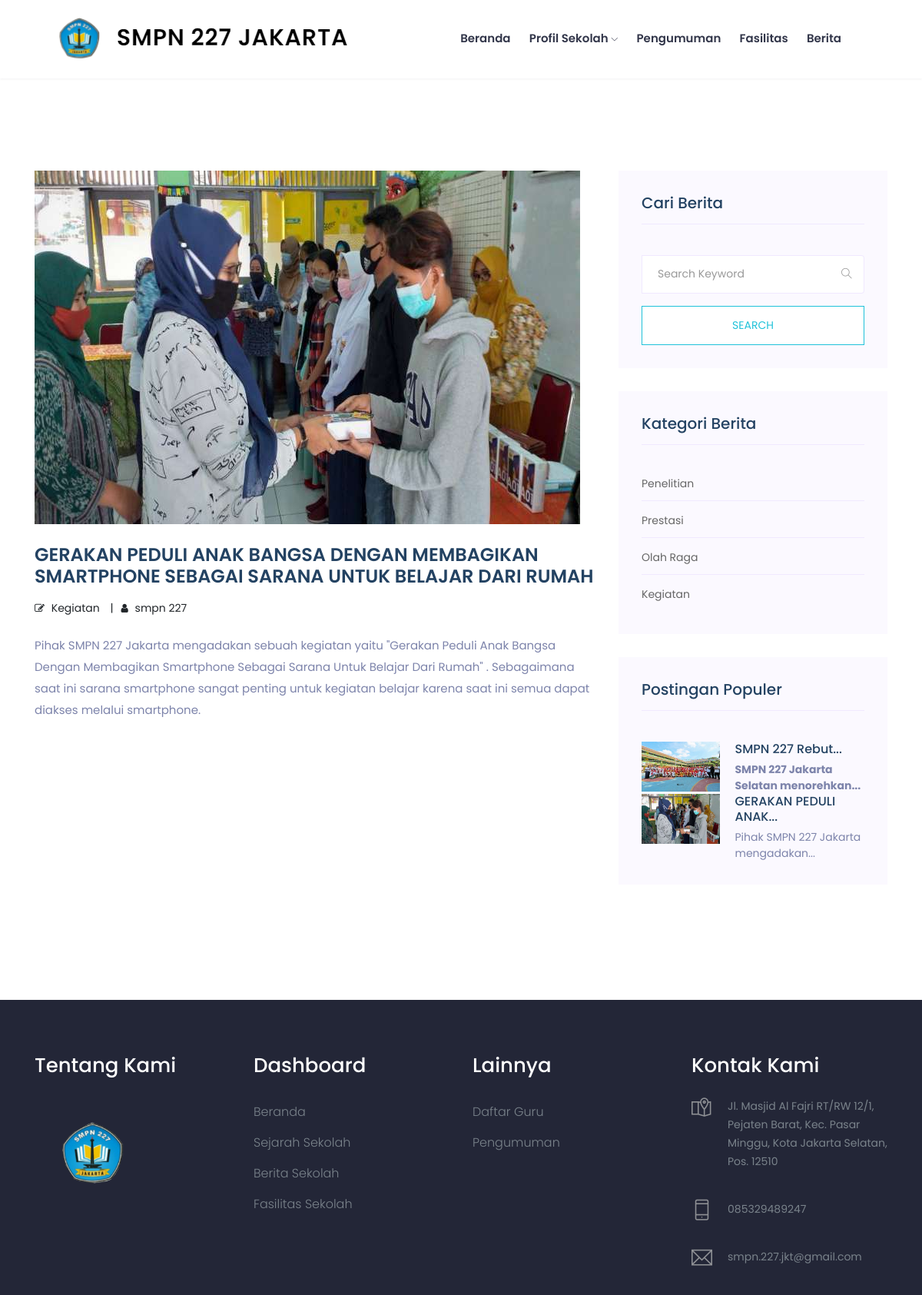
Page /artikel/gerakan-peduli-anak-bangsa-dengan-membagikan-smartphone-sebagai-sarana-untuk-belajar-dari-rumah on the committed database.
### tables this page shows
CREATE TABLE `tbl_tulisan` (
  `tulisan_id` int(11) NOT NULL,
  `tulisan_judul` varchar(100) DEFAULT NULL,
  `tulisan_isi` text DEFAULT NULL,
  `tulisan_tanggal` timestamp NULL DEFAULT current_timestamp(),
  `tulisan_kategori_id` int(11) DEFAULT NULL,
  `tulisan_kategori_nama` varchar(30) DEFAULT NULL,
  `tulisan_views` int(11) DEFAULT 0,
  `tulisan_gambar` varchar(40) DEFAULT NULL,
  `tulisan_pengguna_id` int(11) DEFAULT NULL,
  `tulisan_author` varchar(40) DEFAULT NULL,
  `tulisan_img_slider` int(2) NOT NULL DEFAULT 0,
  `tulisan_slug` varchar(200) DEFAULT NULL
);

CREATE TABLE `tbl_kategori` (
  `kategori_id` int(11) NOT NULL,
  `kategori_nama` varchar(30) DEFAULT NULL,
  `kategori_tanggal` timestamp NULL DEFAULT current_timestamp()
);

### application/controllers/Blog.php (called while the page is built, shortened)
<?php
class Blog extends CI_Controller{
	function __construct(){
		$this->load->model('m_tulisan');
		$this->load->model('m_pengunjung');
	}
	function detail($slugs){
		$slug=htmlspecialchars($slugs,ENT_QUOTES);
		$query = $this->db->get_where('tbl_tulisan', array('tulisan_slug' => $slug));
		if($query->num_rows() > 0){
			$b=$query->row_array();
			$kode=$b['tulisan_id'];
			$this->db->query("UPDATE tbl_tulisan SET tulisan_views=tulisan_views+1 WHERE tulisan_id='$kode'");
			$data=$this->m_tulisan->get_berita_by_kode($kode);
			$row=$data->row_array();
			$this->data['id']=$row['tulisan_id'];
			$this->data['title']=$row['tulisan_judul'];
			$this->data['image']=$row['tulisan_gambar'];
			$this->data['blog'] =$row['tulisan_isi'];
			$this->data['tanggal']=$row['tanggal'];
			$this->data['author']=$row['tulisan_author'];
			$this->data['kategori']=$row['tulisan_kategori_nama'];
			$this->data['slug']=$row['tulisan_slug'];
			$this->data['show_komentar']=$this->m_tulisan->show_komentar_by_tulisan_id($kode);
			$this->data['category']=$this->db->get('tbl_kategori');
			$this->data['populer']=$this->db->query("SELECT * FROM tbl_tulisan ORDER BY tulisan_views DESC LIMIT 5");
            $this->data['main_view']   = 'depan/v_blog_detail';
            $this->load->view('theme/template',$this->data);
		}else{
			redirect('artikel');
		}
	}
}

### index.php (called while the page is built, shortened)
<?php
require_once BASEPATH.'core/CodeIgniter.php';

### application/models/M_tulisan.php (called while the page is built, shortened)
<?php
class M_tulisan extends CI_Model{
	function get_berita_by_kode($kode){
		$hsl=$this->db->query("SELECT tbl_tulisan.*,DATE_FORMAT(tulisan_tanggal,'%d/%m/%Y') AS tanggal FROM tbl_tulisan where tulisan_id='$kode'");
		return $hsl;
	}
}

### application/views/depan/v_blog_detail.php (the view)
<?php
        function limit_words($string, $word_limit){
            $words = explode(" ",$string);
            return implode(" ",array_splice($words,0,$word_limit));
        }
    ?>
<section class="blog_area single-post-area section-padding">
      <div class="container">
         <div class="row">
            <div class="col-lg-8 posts-list">
               <div class="single-post">
                  <div class="feature-img">
                     <img class="img-fluid" src="<?php echo base_url().'assets/images/berita/'.$image?>" alt="<?php echo $title;?>">
                  </div>
                  <div class="blog_details">
                     <h2><?php echo $title;?>
                     </h2>
                     <ul class="blog-info-link mt-3 mb-4">
                        <li><i class="fa fa-pencil-square-o"></i> <?php echo $kategori;?></li>
                        <li><i class="fa fa-user"></i> <?php echo $author;?></li>
                     </ul>
                     <?php echo $blog;?>
                  </div>
               </div>
            </div>
            <div class="col-lg-4">
               <div class="blog_right_sidebar">
                  <aside class="single_sidebar_widget search_widget">
                            <h3 class="widget_title">Cari Berita</h3>
                            <form action="<?php echo site_url('blog/search');?>" method="get">
                                <div class="form-group">
                                    <div class="input-group mb-3">
                                        <input type="text" name="keyword" class="form-control" placeholder='Search Keyword'
                                            onfocus="this.placeholder = ''"
                                            onblur="this.placeholder = 'Search Keyword'" autocomplete="off" required>
                                        <div class="input-group-append">
                                            <button class="btn" type="submit"><i class="ti-search"></i></button>
                                        </div>
                                    </div>
                                </div>
                                <button class="button rounded-0 primary-bg text-white w-100 btn_1 boxed-btn"
                                    type="submit">Search</button>
                            </form>
                        </aside>
                  <aside class="single_sidebar_widget post_category_widget">
                            <h4 class="widget_title">Kategori Berita</h4>
                            <ul class="list cat-list">
                                <?php foreach ($category->result() as $row) : ?>
                      <li><a href="<?php echo site_url('blog/kategori/'.str_replace(" ","-",$row->kategori_nama));?>" class="d-flex"><?php echo $row->kategori_nama;?></a></li>
                    <?php endforeach;?>
                            </ul>
                        </aside>
                  <aside class="single_sidebar_widget popular_post_widget">
                            <h3 class="widget_title">Postingan Populer</h3>
                            <?php foreach ($populer->result() as $row) :?>
                            <div class="media post_item">
                                <img width="35%" class="img-fluid" src="<?php echo base_url().'assets/images/berita/'.$row->tulisan_gambar;?>" alt="post">
                                <div class="media-body">
                                    <a href="<?php echo site_url('artikel/'.$row->tulisan_slug);?>">
                                        <h3><?php echo limit_words($row->tulisan_judul,3).'...';?></h3>
                                    </a>
                                    <p><?php echo limit_words($row->tulisan_isi,5).'...';?></p>
                                </div>
                            </div>
                            <?php endforeach;?>
                        </aside>
               </div>
            </div>
         </div>
      </div>
   </section>

### rows in the picture
tbl_tulisan: tulisan_gambar (picture), tulisan_judul "GERAKAN PEDULI ANAK BANGSA DENGAN MEMBAGIKAN SMARTPHONE SEBAGAI SARANA UNTUK BELAJAR DARI RUMAH", tulisan_kategori_nama "Kegiatan", tulisan_author "smpn 227", tulisan_isi "Pihak SMPN 227 Jakarta mengadakan sebuah kegiatan yaitu \"Gerakan Peduli Anak Bangsa Dengan Membagikan Smartphone Sebagai Sarana Untuk Belajar Dari Rumah\" . Sebagaimana saat ini sarana smartphone sangat penting untuk kegiatan belajar karena saat ini semua dapat diakses melalui smartphone.", tulisan_judul "GERAKAN PEDULI ANAK", tulisan_isi "Pihak SMPN 227 Jakarta mengadakan"
tbl_kategori: kategori_nama "Penelitian"
tbl_kategori: kategori_nama "Prestasi"
tbl_kategori: kategori_nama "Olah Raga"
tbl_kategori: kategori_nama "Kegiatan"
tbl_tulisan: tulisan_gambar (picture), tulisan_judul "SMPN 227 Rebut", tulisan_isi "SMPN 227 Jakarta Selatan menorehkan"
